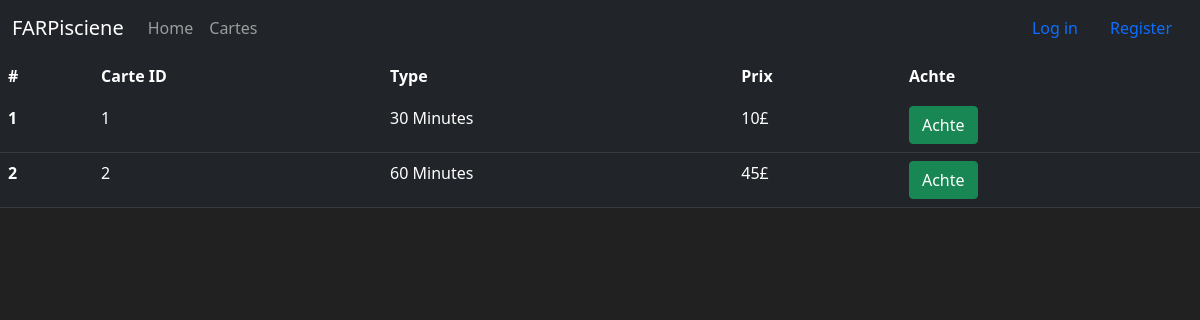
/carte, run on an earlier commit of the app's database.
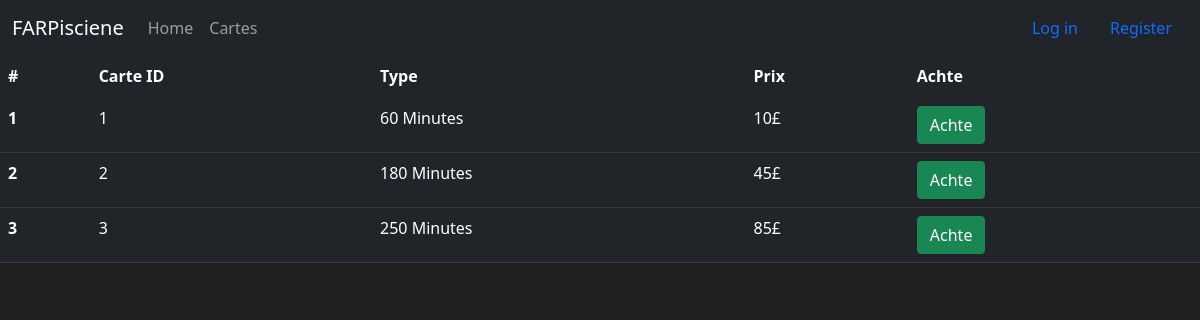
And on a later commit of the database.
### far_app/models.py (models this page shows, shortened)
class Carte(db.Model):
    id = db.Column(db.Integer(), primary_key=True)
    solde = db.Column(db.Integer(), nullable=False)
    code_pin = db.Column(db.String(length=4), nullable=False)
    type_carte = db.Column(db.String(), nullable=False)
    date_achat = db.Column(db.Date())
    date_exp = db.Column(db.Date())
    owner = db.Column(db.Integer(), db.ForeignKey('client.id'))

### far_app/routes.py (the view)
@app.route('/carte')
def carte_page():
    cartes = Carte.query.all()
    return render_template('carte.html', cartes=cartes)

### far_app/Templates/Carte.html
{% extends 'layout.html' %} {% block title %} Cartes page {% endblock %} {%
block body %}
<table class="table">
  <thead>
    <tr class="table-dark">
      <th scope="col">#</th>
      <th scope="col">Carte ID</th>
      <th scope="col">Type</th>
      <th scope="col">Prix</th>
      <th scope="col">Achte</th>
    </tr>
  </thead>
  <tbody>
    {% for carte in cartes %}
    <tr class="table-dark">
      <th scope="row">{{ carte.id }}</th>
      <td>{{ carte.id }}</td>
      {% if carte.type_carte == 'Unlimited' %}
      <td>{{ carte.type_carte }}</td>
      {% else %}
      <td>{{ carte.type_carte }} Minutes</td>
      {% endif %}
      <td>{{ carte.solde }}£</td>
      <td>
        <button class="btn btn-outline btn-success">Achte</button>
      </td>
    </tr>
    {% endfor %}
  </tbody>
</table>
{% endblock%}

### far_app/Templates/layout.html (shortened to what this page needs)
<!DOCTYPE html>
<html lang="en">
  <head>
    <link
      href="https://cdn.jsdelivr.net/npm/bootstrap@5.1.3/dist/css/bootstrap.min.css"
      rel="stylesheet"
    />
  </head>
  <body>
    <nav class="navbar navbar-expand-lg navbar-dark bg-dark">
      <div class="container-fluid">
        <a class="navbar-brand" href="#">FARPisciene</a>
        <div class="collapse navbar-collapse" id="navbarNavAltMarkup">
          <div class="navbar-nav">
            <a
              class="nav-link"
              aria-current="page"
              href="{{url_for('home_page')}}"
              >Home</a
            >
            <a class="nav-link" href="{{url_for('carte_page')}}">Cartes</a>
          </div>
        </div>
        <div class="d-flex">
          <a class="nav-link" href="#">Log in</a>
          <a class="nav-link" href="{{url_for('register_page')}}">Register</a>
        </div>
      </div>
    </nav>
    {% block body %} {% endblock %}
  </body>
</html>

### far_app/Templates/layout.html (style rules this page uses)
body { background-color: #212121; color: white; }

What changed in the data, as far as the page shows it:
changed Carte id 1: type_carte "30" → "60"
changed Carte id 2: type_carte "60" → "180"
added Carte: id "3", type_carte "250", solde "85"
